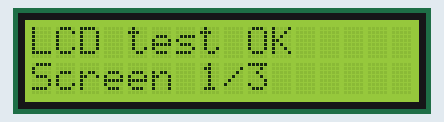
The sketch below on a simulated ESP32. On the bench: 16×2 character LCD. What the sketch prints to the serial monitor is not drawn.

Above: at 0.4 s.
At 2.1 s:
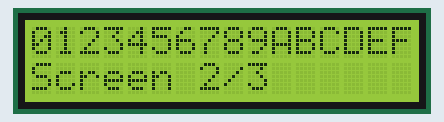
At 4.1 s:
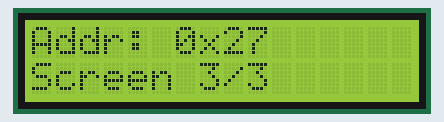

The sketch:

test_lcd.ino
```cpp
/*
  Isolated test: 16x2 I2C LCD ONLY.

  No WiFi, no sensors - just initializes the LCD and cycles through a few
  test screens so you can confirm it's wired correctly and responding,
  independent of anything else on the board.

  Required library: LiquidCrystal I2C by Frank de Brabander

  Wiring: LCD SDA -> GPIO 21, SCL -> GPIO 22 (see docs/wiring.md)

  If this hangs or the Serial Monitor shows nothing past "BOOT: Wire (I2C)
  started", the I2C bus itself is stuck (bad wiring, wrong address, or a
  power issue on the LCD) - Wire.setTimeOut() below should still let it
  fail fast rather than hang forever, so a hang here would point to
  something more fundamental (e.g. a genuinely shorted SDA/SCL line).
*/

#include <Wire.h>
#include <LiquidCrystal_I2C.h>

#include "config.h"

LiquidCrystal_I2C lcd(LCD_I2C_ADDRESS, 16, 2);

unsigned long lastSwitchMs = 0;
uint8_t screen = 0;
#define SCREEN_INTERVAL_MS 2000

void showScreen(uint8_t which) {
  lcd.clear();
  switch (which) {
    case 0:
      lcd.setCursor(0, 0);
      lcd.print("LCD test OK");
      lcd.setCursor(0, 1);
      lcd.print("Screen 1/3");
      break;
    case 1:
      lcd.setCursor(0, 0);
      lcd.print("0123456789ABCDEF");
      lcd.setCursor(0, 1);
      lcd.print("Screen 2/3");
      break;
    case 2:
      lcd.setCursor(0, 0);
      lcd.print("Addr: 0x");
      lcd.print(LCD_I2C_ADDRESS, HEX);
      lcd.setCursor(0, 1);
      lcd.print("Screen 3/3");
      break;
  }
}

void setup() {
  Serial.begin(115200);
  delay(200);
  Serial.println("BOOT: Serial up");

  Wire.begin();
  Wire.setTimeOut(1000);
  Serial.println("BOOT: Wire (I2C) started");

  lcd.init();
  lcd.backlight();
  Serial.printf("BOOT: LCD initialized at address 0x%02X\n", LCD_I2C_ADDRESS);

  showScreen(screen);
  Serial.println("BOOT: setup complete, cycling test screens every 2s");
}

void loop() {
  if (millis() - lastSwitchMs >= SCREEN_INTERVAL_MS) {
    lastSwitchMs = millis();
    screen = (screen + 1) % 3;
    showScreen(screen);
    Serial.printf("Showing screen %d\n", screen + 1);
  }
}
```

config.h
```cpp
// Copy this file to config.h and fill in your own values. config.h is gitignored.

#define WIFI_SSID     "Helloo World"
#define WIFI_PASSWORD "bikan9700"

// Local IP (or hostname) of the PC/Pi running the server, e.g. 192.168.1.50
#define SERVER_HOST "192.168.0.4"
#define SERVER_PORT 3000

// How often to sample sensors (ms). DHT11 tops out around 1 reading/second.
#define SENSOR_READ_INTERVAL_MS 1000
// How often to POST a reading to the server (ms) - matches the read interval
// for a near-real-time dashboard.
#define SERVER_POST_INTERVAL_MS 1000

// DHT11 additive correction, from dht11_calibration.ino, added to every raw
// reading. Leave at 0 until you've calibrated against a trusted reference.
#define DHT_TEMP_OFFSET 0.0f
#define DHT_HUMIDITY_OFFSET 0.0f

// MQ-5 raw ADC thresholds (0-4095 on ESP32), from mq5_calibration.ino - clean
// open-air baseline settled at ~391 (converged tightly over several samples,
// down from ~1872 right after the wiring fix, then ~258 - MQ-5 baselines
// keep dropping as the heater element stabilizes with more total warm-up
// time). Re-run that sketch again if you move/reseat the sensor.
#define GAS_WARNING_THRESHOLD 691
#define GAS_DANGER_THRESHOLD  1191

// HX711 calibration factor: raw_reading / calibration_factor = grams.
// Get this from firmware/esp32-sensor-node/hx711_calibration/hx711_calibration.ino.
// It can come out NEGATIVE depending on your load cell's wiring polarity -
// that's expected, just use it as printed, minus sign included.
#define HX711_CALIBRATION_FACTOR -397.80f

// Extra correction subtracted from every weight reading, on top of the
// boot-time tare(). The empty scale was observed reading ~1350-1360g instead
// of 0 (tare landing off-zero, likely temperature drift or mounting stress) -
// this cancels that out. Re-measure with the scale empty and adjust if it
// drifts again.
#define HX711_WEIGHT_OFFSET 1355.0f

// LCD I2C address - try 0x27 first, 0x3F is the other common default.
#define LCD_I2C_ADDRESS 0x27
```

Measured:
- by itself, everything shown: repeats every 6.0 s, in 3 steps
- what the display in image 0 shows lasts 1.7 s, from 0.3 s to 2.0 s
- what the display in image 1 shows lasts 2.0 s, from 2.0 s to 4.0 s
